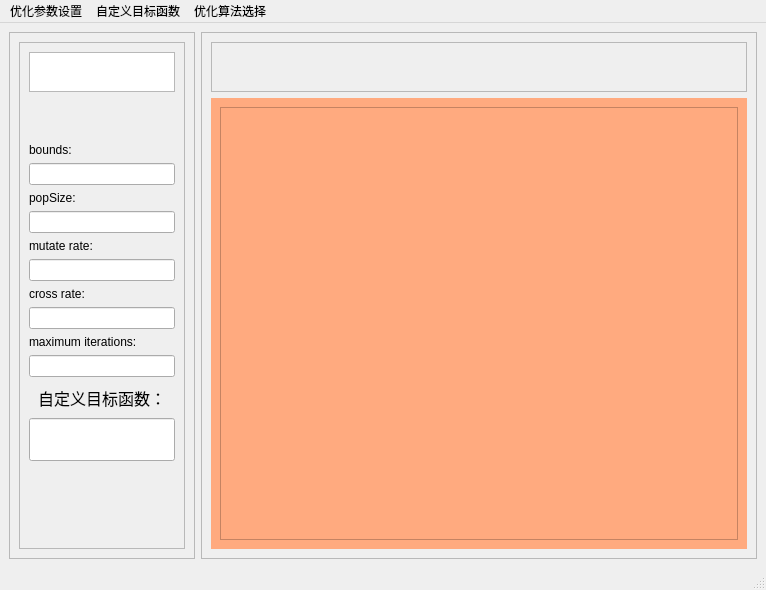
<?xml version="1.0" encoding="UTF-8"?>
<ui version="4.0">
 <class>MainWindow</class>
 <widget class="QMainWindow" name="MainWindow">
  <property name="geometry">
   <rect>
    <x>0</x>
    <y>0</y>
    <width>766</width>
    <height>590</height>
   </rect>
  </property>
  <property name="contextMenuPolicy">
   <enum>Qt::ActionsContextMenu</enum>
  </property>
  <property name="windowTitle">
   <string>MainWindow</string>
  </property>
  <widget class="QWidget" name="centralwidget">
   <property name="sizePolicy">
    <sizepolicy hsizetype="Expanding" vsizetype="Expanding">
     <horstretch>1</horstretch>
     <verstretch>1</verstretch>
    </sizepolicy>
   </property>
   <layout class="QHBoxLayout" name="horizontalLayout_2">
    <item>
     <layout class="QHBoxLayout" name="horizontalLayout">
      <item>
       <widget class="QFrame" name="frame_fixed_page">
        <property name="sizePolicy">
         <sizepolicy hsizetype="Expanding" vsizetype="Expanding">
          <horstretch>1</horstretch>
          <verstretch>1</verstretch>
         </sizepolicy>
        </property>
        <property name="frameShape">
         <enum>QFrame::StyledPanel</enum>
        </property>
        <property name="frameShadow">
         <enum>QFrame::Raised</enum>
        </property>
        <layout class="QVBoxLayout" name="verticalLayout_3">
         <item>
          <widget class="QFrame" name="frame_4">
           <property name="sizePolicy">
            <sizepolicy hsizetype="Preferred" vsizetype="Expanding">
             <horstretch>0</horstretch>
             <verstretch>11</verstretch>
            </sizepolicy>
           </property>
           <property name="maximumSize">
            <size>
             <width>900</width>
             <height>16777215</height>
            </size>
           </property>
           <property name="frameShape">
            <enum>QFrame::StyledPanel</enum>
           </property>
           <property name="frameShadow">
            <enum>QFrame::Raised</enum>
           </property>
           <layout class="QVBoxLayout" name="verticalLayout_7">
            <item>
             <widget class="QTextBrowser" name="textBrowser">
              <property name="sizePolicy">
               <sizepolicy hsizetype="Expanding" vsizetype="Expanding">
                <horstretch>0</horstretch>
                <verstretch>1</verstretch>
               </sizepolicy>
              </property>
              <property name="maximumSize">
               <size>
                <width>350</width>
                <height>40</height>
               </size>
              </property>
             </widget>
            </item>
            <item>
             <spacer name="verticalSpacer_2">
              <property name="orientation">
               <enum>Qt::Vertical</enum>
              </property>
              <property name="sizeType">
               <enum>QSizePolicy::Preferred</enum>
              </property>
              <property name="sizeHint" stdset="0">
               <size>
                <width>20</width>
                <height>45</height>
               </size>
              </property>
             </spacer>
            </item>
            <item>
             <layout class="QVBoxLayout" name="verticalLayout_2">
              <item>
               <widget class="QLabel" name="label_bounds">
                <property name="sizePolicy">
                 <sizepolicy hsizetype="Preferred" vsizetype="Expanding">
                  <horstretch>0</horstretch>
                  <verstretch>1</verstretch>
                 </sizepolicy>
                </property>
                <property name="text">
                 <string>bounds:</string>
                </property>
               </widget>
              </item>
              <item>
               <widget class="QLineEdit" name="lineEdit_bounds">
                <property name="sizePolicy">
                 <sizepolicy hsizetype="Expanding" vsizetype="Expanding">
                  <horstretch>0</horstretch>
                  <verstretch>2</verstretch>
                 </sizepolicy>
                </property>
               </widget>
              </item>
              <item>
               <widget class="QLabel" name="label_popSize">
                <property name="sizePolicy">
                 <sizepolicy hsizetype="Preferred" vsizetype="Expanding">
                  <horstretch>0</horstretch>
                  <verstretch>1</verstretch>
                 </sizepolicy>
                </property>
                <property name="text">
                 <string>popSize:</string>
                </property>
               </widget>
              </item>
              <item>
               <widget class="QLineEdit" name="lineEdit_popSize">
                <property name="sizePolicy">
                 <sizepolicy hsizetype="Expanding" vsizetype="Expanding">
                  <horstretch>0</horstretch>
                  <verstretch>2</verstretch>
                 </sizepolicy>
                </property>
               </widget>
              </item>
              <item>
               <widget class="QLabel" name="label_mutate_rate">
                <property name="sizePolicy">
                 <sizepolicy hsizetype="Preferred" vsizetype="Expanding">
                  <horstretch>0</horstretch>
                  <verstretch>1</verstretch>
                 </sizepolicy>
                </property>
                <property name="text">
                 <string>mutate rate:</string>
                </property>
               </widget>
              </item>
              <item>
               <widget class="QLineEdit" name="lineEdit_mutate_rate">
                <property name="sizePolicy">
                 <sizepolicy hsizetype="Expanding" vsizetype="Expanding">
                  <horstretch>0</horstretch>
                  <verstretch>2</verstretch>
                 </sizepolicy>
                </property>
               </widget>
              </item>
              <item>
               <widget class="QLabel" name="label_cross_rate">
                <property name="sizePolicy">
                 <sizepolicy hsizetype="Preferred" vsizetype="Expanding">
                  <horstretch>0</horstretch>
                  <verstretch>1</verstretch>
                 </sizepolicy>
                </property>
                <property name="text">
                 <string>cross rate:</string>
                </property>
               </widget>
              </item>
              <item>
               <widget class="QLineEdit" name="lineEdit_cross_rate">
                <property name="sizePolicy">
                 <sizepolicy hsizetype="Expanding" vsizetype="Expanding">
                  <horstretch>0</horstretch>
                  <verstretch>2</verstretch>
                 </sizepolicy>
                </property>
               </widget>
              </item>
              <item>
               <widget class="QLabel" name="label_max_iterations">
                <property name="sizePolicy">
                 <sizepolicy hsizetype="Preferred" vsizetype="Expanding">
                  <horstretch>0</horstretch>
                  <verstretch>1</verstretch>
                 </sizepolicy>
                </property>
                <property name="text">
                 <string>maximum iterations:</string>
                </property>
               </widget>
              </item>
              <item>
               <widget class="QLineEdit" name="lineEdit_max_iterations">
                <property name="sizePolicy">
                 <sizepolicy hsizetype="Expanding" vsizetype="Expanding">
                  <horstretch>0</horstretch>
                  <verstretch>2</verstretch>
                 </sizepolicy>
                </property>
               </widget>
              </item>
             </layout>
            </item>
            <item>
             <layout class="QVBoxLayout" name="verticalLayout_4">
              <item>
               <widget class="QLabel" name="label_7">
                <property name="sizePolicy">
                 <sizepolicy hsizetype="Preferred" vsizetype="Expanding">
                  <horstretch>0</horstretch>
                  <verstretch>2</verstretch>
                 </sizepolicy>
                </property>
                <property name="font">
                 <font>
                  <family>楷体</family>
                  <pointsize>12</pointsize>
                 </font>
                </property>
                <property name="text">
                 <string>自定义目标函数：</string>
                </property>
                <property name="alignment">
                 <set>Qt::AlignCenter</set>
                </property>
                <property name="margin">
                 <number>0</number>
                </property>
               </widget>
              </item>
              <item>
               <widget class="QLineEdit" name="lineEdit_6">
                <property name="sizePolicy">
                 <sizepolicy hsizetype="Expanding" vsizetype="Expanding">
                  <horstretch>0</horstretch>
                  <verstretch>3</verstretch>
                 </sizepolicy>
                </property>
               </widget>
              </item>
             </layout>
            </item>
            <item>
             <spacer name="verticalSpacer">
              <property name="orientation">
               <enum>Qt::Vertical</enum>
              </property>
              <property name="sizeType">
               <enum>QSizePolicy::MinimumExpanding</enum>
              </property>
              <property name="sizeHint" stdset="0">
               <size>
                <width>20</width>
                <height>40</height>
               </size>
              </property>
             </spacer>
            </item>
           </layout>
          </widget>
         </item>
        </layout>
       </widget>
      </item>
      <item>
       <widget class="QFrame" name="frame_tab_page">
        <property name="sizePolicy">
         <sizepolicy hsizetype="Expanding" vsizetype="Expanding">
          <horstretch>3</horstretch>
          <verstretch>1</verstretch>
         </sizepolicy>
        </property>
        <property name="frameShape">
         <enum>QFrame::StyledPanel</enum>
        </property>
        <property name="frameShadow">
         <enum>QFrame::Raised</enum>
        </property>
        <layout class="QVBoxLayout" name="verticalLayout">
         <item>
          <widget class="QFrame" name="frame">
           <property name="sizePolicy">
            <sizepolicy hsizetype="Preferred" vsizetype="Expanding">
             <horstretch>0</horstretch>
             <verstretch>1</verstretch>
            </sizepolicy>
           </property>
           <property name="frameShape">
            <enum>QFrame::StyledPanel</enum>
           </property>
           <property name="frameShadow">
            <enum>QFrame::Raised</enum>
           </property>
          </widget>
         </item>
         <item>
          <widget class="QStackedWidget" name="stackedWidget">
           <property name="sizePolicy">
            <sizepolicy hsizetype="Expanding" vsizetype="Expanding">
             <horstretch>0</horstretch>
             <verstretch>9</verstretch>
            </sizepolicy>
           </property>
           <property name="styleSheet">
            <string notr="true"/>
           </property>
           <property name="currentIndex">
            <number>1</number>
           </property>
           <widget class="QWidget" name="page_1">
            <property name="sizePolicy">
             <sizepolicy hsizetype="Expanding" vsizetype="Expanding">
              <horstretch>0</horstretch>
              <verstretch>0</verstretch>
             </sizepolicy>
            </property>
            <property name="styleSheet">
             <string notr="true">background-color: rgb(85, 255, 255);</string>
            </property>
            <layout class="QVBoxLayout" name="verticalLayout_6">
             <item>
              <layout class="QVBoxLayout" name="verticalLayout_5">
               <item>
                <widget class="QFrame" name="frame_2">
                 <property name="sizePolicy">
                  <sizepolicy hsizetype="Expanding" vsizetype="Expanding">
                   <horstretch>0</horstretch>
                   <verstretch>4</verstretch>
                  </sizepolicy>
                 </property>
                 <property name="frameShape">
                  <enum>QFrame::StyledPanel</enum>
                 </property>
                 <property name="frameShadow">
                  <enum>QFrame::Raised</enum>
                 </property>
                 <layout class="QVBoxLayout" name="verticalLayout_9">
                  <item>
                   <layout class="QVBoxLayout" name="verticalLayout_8">
                    <item>
                     <widget class="QGraphicsView" name="graphicsView"/>
                    </item>
                    <item>
                     <widget class="QProgressBar" name="progressBar">
                      <property name="value">
                       <number>24</number>
                      </property>
                     </widget>
                    </item>
                    <item>
                     <widget class="QDialogButtonBox" name="buttonBox">
                      <property name="standardButtons">
                       <set>QDialogButtonBox::Cancel|QDialogButtonBox::Ok</set>
                      </property>
                      <property name="centerButtons">
                       <bool>true</bool>
                      </property>
                     </widget>
                    </item>
                   </layout>
                  </item>
                 </layout>
                </widget>
               </item>
              </layout>
             </item>
            </layout>
           </widget>
           <widget class="QWidget" name="page_2">
            <property name="sizePolicy">
             <sizepolicy hsizetype="Expanding" vsizetype="Expanding">
              <horstretch>0</horstretch>
              <verstretch>0</verstretch>
             </sizepolicy>
            </property>
            <property name="styleSheet">
             <string notr="true">background-color: rgb(255, 170, 127);</string>
            </property>
            <layout class="QGridLayout" name="gridLayout">
             <item row="0" column="0" colspan="2">
              <widget class="QGraphicsView" name="graphicsView_2">
               <property name="sizePolicy">
                <sizepolicy hsizetype="Expanding" vsizetype="Expanding">
                 <horstretch>0</horstretch>
                 <verstretch>0</verstretch>
                </sizepolicy>
               </property>
               <property name="backgroundBrush">
                <brush brushstyle="NoBrush">
                 <color alpha="255">
                  <red>0</red>
                  <green>0</green>
                  <blue>0</blue>
                 </color>
                </brush>
               </property>
              </widget>
             </item>
            </layout>
           </widget>
           <widget class="QWidget" name="page_3">
            <property name="styleSheet">
             <string notr="true">background-color: rgb(255, 255, 127);</string>
            </property>
            <widget class="QComboBox" name="comboBox">
             <property name="geometry">
              <rect>
               <x>100</x>
               <y>100</y>
               <width>141</width>
               <height>31</height>
              </rect>
             </property>
             <item>
              <property name="text">
               <string>DE优化</string>
              </property>
             </item>
             <item>
              <property name="text">
               <string>粒子群优化</string>
              </property>
             </item>
             <item>
              <property name="text">
               <string>遗传算法优化</string>
              </property>
             </item>
            </widget>
           </widget>
          </widget>
         </item>
        </layout>
       </widget>
      </item>
     </layout>
    </item>
   </layout>
  </widget>
  <widget class="QMenuBar" name="menubar">
   <property name="geometry">
    <rect>
     <x>0</x>
     <y>0</y>
     <width>766</width>
     <height>22</height>
    </rect>
   </property>
   <widget class="QMenu" name="menu">
    <property name="title">
     <string>优化参数设置</string>
    </property>
   </widget>
   <widget class="QMenu" name="menu_2">
    <property name="title">
     <string>自定义目标函数</string>
    </property>
   </widget>
   <widget class="QMenu" name="menu_3">
    <property name="title">
     <string>优化算法选择</string>
    </property>
    <addaction name="separator"/>
    <addaction name="actionDE"/>
    <addaction name="actionL_BFGS_B"/>
    <addaction name="actionPowell"/>
   </widget>
   <addaction name="menu"/>
   <addaction name="menu_2"/>
   <addaction name="menu_3"/>
  </widget>
  <widget class="QStatusBar" name="statusbar"/>
  <action name="actionDE">
   <property name="text">
    <string>DE</string>
   </property>
  </action>
  <action name="actionL_BFGS_B">
   <property name="text">
    <string>L-BFGS-B</string>
   </property>
  </action>
  <action name="actionPowell">
   <property name="text">
    <string>Powell</string>
   </property>
  </action>
 </widget>
 <resources/>
 <connections/>
</ui>
